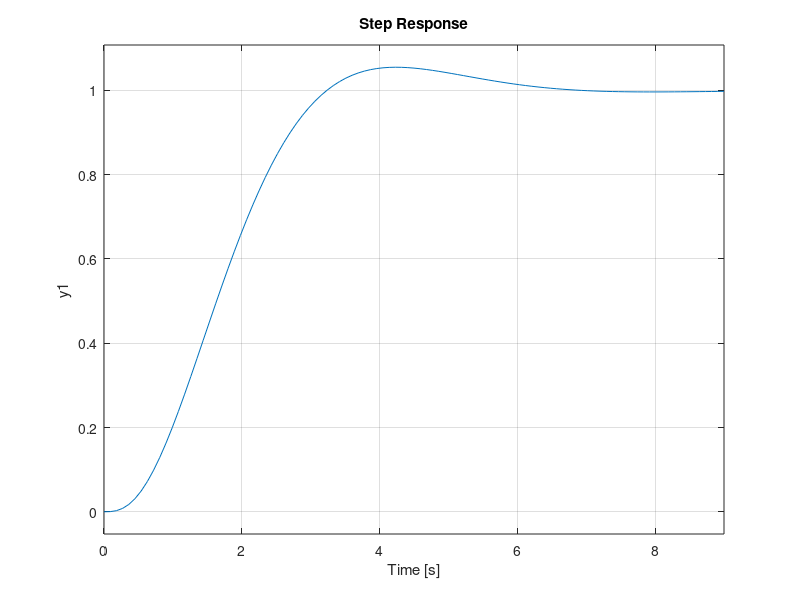

Source code (MATLAB):
%Unidad 4 Ejercicio 25
pkg load control
clc; clear all; close all;

s = tf('s');
psita = 0.66
G = 1/(s^3+4*s^2+5*s)
rlocus(G)
sgrid(psita, [20,40,60])
s1 = -0.75+0.85i
k = 1/abs(1/(s1^3+4*s1^2+5*s1))
step(feedback(G*k,1))